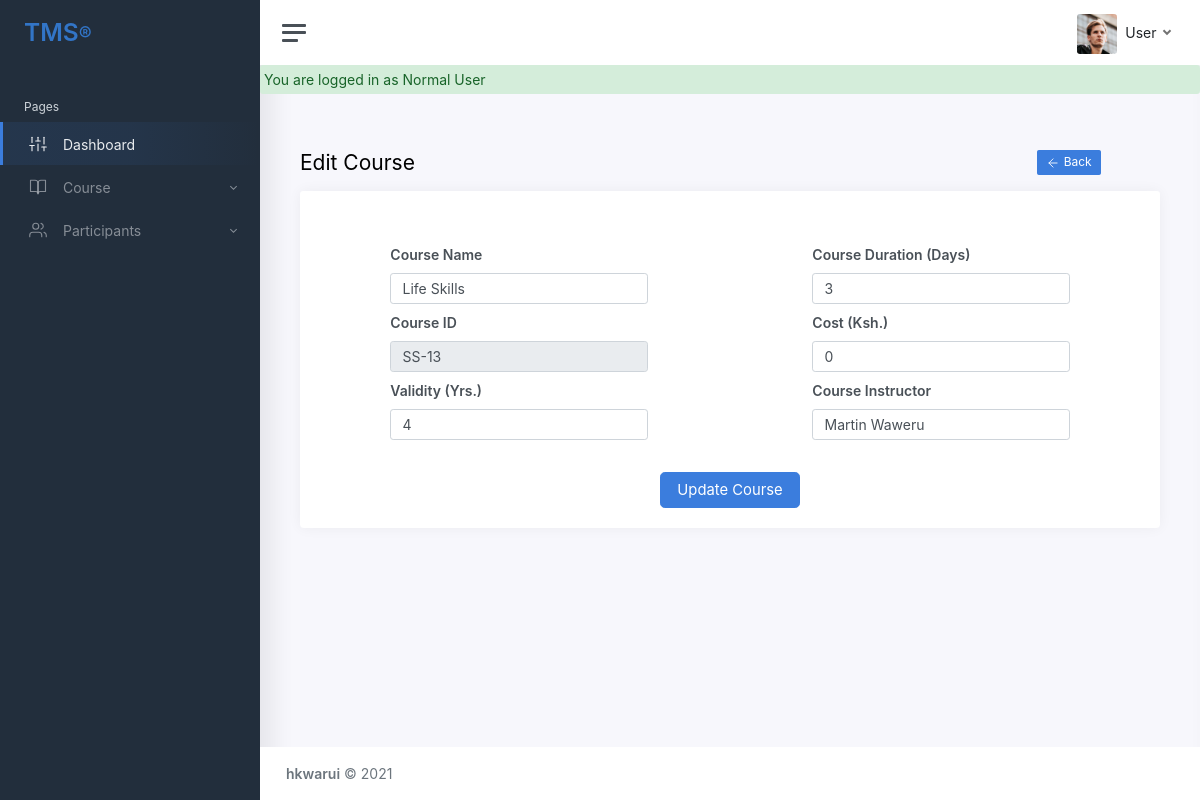
Page /admin/editCourse.php?id=SS-13 (signed in) on the committed database.
### tables this page shows
CREATE TABLE `courses` (
  `id` int(11) NOT NULL,
  `courseName` varchar(200) NOT NULL,
  `courseId` varchar(200) NOT NULL,
  `validity` varchar(200) NOT NULL,
  `duration` varchar(200) NOT NULL,
  `cost` varchar(200) NOT NULL,
  `instructor` varchar(200) NOT NULL
);

### admin/editCourse.php (the view, shortened to what this page needs)
<?php
include_once('../includes/header.php');
require_once '../includes/db_config.php';
$id = $_GET['id'];
$stm = $db->prepare("SELECT * FROM courses WHERE courseId =  ?");
$stm->execute([$id]);
$row = $stm->fetch();
if (isset($_SESSION['msg'])) {
    echo '<div class="alert alert-success ml-5 p-1">';
    echo $_SESSION['msg'];
    echo "</div>";
};
?>
<main class="content">
    <div class="container-fluid p-0">
        <div class="row">
            <div class="col-10">
                <h1 class="h3 mb-3">Edit Course</h1>
            </div>
            <div class="col-2">
                <button class="btn btn-sm btn-primary float-right" onclick="history.go(-1)"><i class="align-middle me-1" data-feather="arrow-left"></i>Back </button></h1>
            </div>
        </div>
        <div class="row">
            <div class="col-12">
                <div class="card">
                    <div class="card-header">
                    </div>
                    <div class="card-body">
                        <form action="saveCourse.php" method="post" id="addCourse">
                            <div class="row">
                                <div class="col-12 col-lg-1"></div>
                                <div class="col-12 col-lg-4">
                                    <div class="mb-2">
                                        <label class="form-label"><b>Course Name</b></label>
                                        <div class="input-group">
                                            <input type="text" class="form-control" value="<?php echo $row['courseName'] ?>" name="courseName">
                                        </div>
                                    </div>
                                    <div class="mb-2">
                                        <label class="form-label"><b>Course ID</b></label>
                                        <div class="input-group">
                                            <input type='text' class="form-control" value="<?php echo $row['courseId'] ?>" name="courseId" readonly>
                                        </div>
                                    </div>
                                    <div class="mb-2">
                                        <label class="form-label"><b>Validity (Yrs.)</b></label>
                                        <div class="input-group">
                                            <input type="text" class="form-control" name="validity" value="<?php echo $row['validity'] ?>" ">
                                        </div>
                                    </div>
                                </div>
                                <div class=" col-12 col-lg-2">
                                        </div>
                                        <div class="col-12 col-lg-4">
                                            <div class="mb-2">
                                                <label class="form-label"><b>Course Duration (Days)</b></label>
                                                <div class="input-group">
                                                    <input type="text" class="form-control" value="<?php echo $row['duration'] ?>" name="duration">
                                                </div>
                                            </div>
                                            <div class="mb-2">
                                                <label class="form-label"><b>Cost (Ksh.)</b></label>
                                                <div class="input-group">
                                                    <input type="text" class="form-control" value="<?php echo $row['cost'] ?>" name="cost">
                                                </div>
                                            </div>
                                            <div class="mb-2">
                                                <label class="form-label"><b>Course Instructor</b></label>
                                                <div class="input-group">
                                                    <input type="text" class="form-control" value="<?php echo $row['instructor'] ?>" name="instructor" placeholder="e.g Martin Waweru">
                                                </div>
                                            </div>
                                        </div>
                                        <div class="col-12 col-lg-1"></div>
                                        <div class="text-center mt-4">
                                            <button type="submit" class="btn btn-lg btn-primary"> Update Course </button>
                                        </div>
                                    </div>
                        </form>
                    </div>
                </div>
            </div>
        </div>
    </div>
</main>
<footer class="footer">
    <div class="container-fluid">
        <div class="row text-muted">
            <div class="col-6 text-start">
                <p class="mb-0">
                    <a href="https://github.com/hkwarui" class="text-muted"><strong>hkwarui</strong></a> &copy <?php echo date('Y') . "  "; ?>
                </p>
            </div>
            <div class="col-6 text-end">
            </div>
        </div>
    </div>
</footer>
</div>
</div>
</body>
</html>

### rows in the picture
courses: courseName "Life Skills", courseId "SS-13", validity "4", duration "3", cost "0", instructor "Martin Waweru"

### other values in the picture
$username "User"
$_SESSION['msg'] "You are logged in as Normal User"
